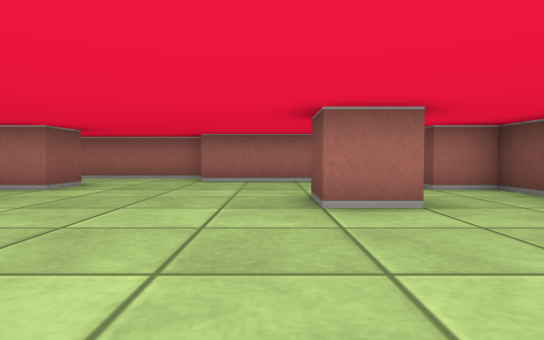
[1] (above)

24 first-person views from a walk through a cub3D level. The camera is about half as high as the walls, tilts 2° down and sees 75° across. The floor is counted in squares. Each view is taken from the middle of a square. On the plan, view 1 faces up. The plan holds only what a view shows up to about 9 squares ahead; the rest is blank.

[2]
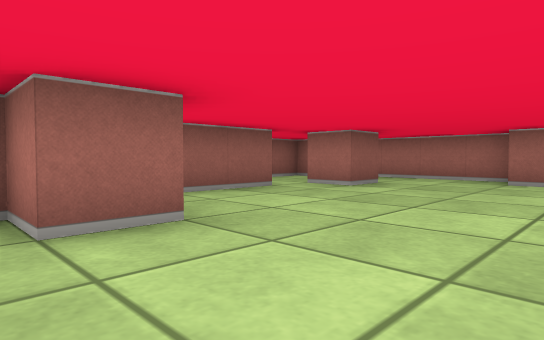

[3]
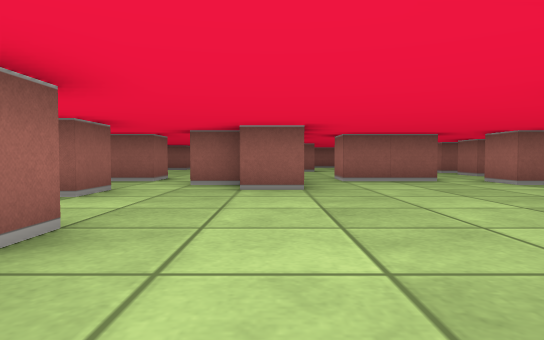

[4]
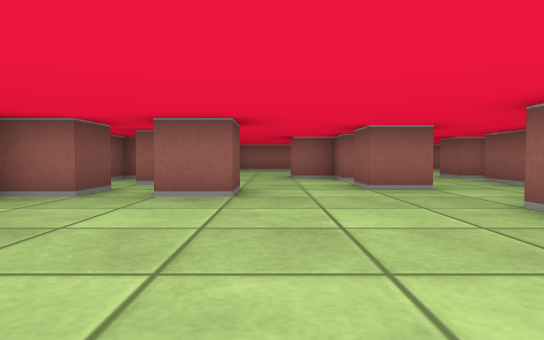

[5]
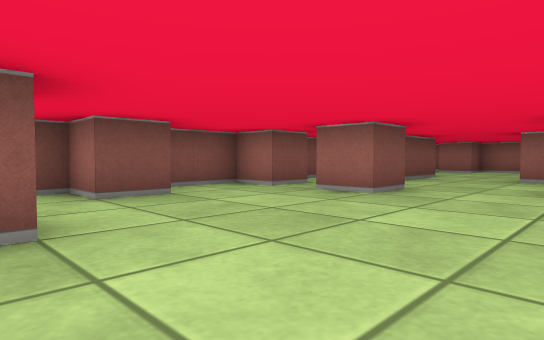

[6]
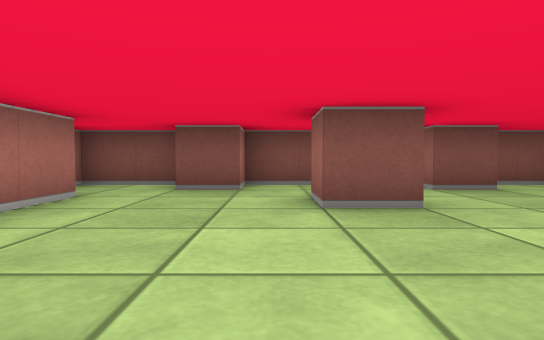

[7]
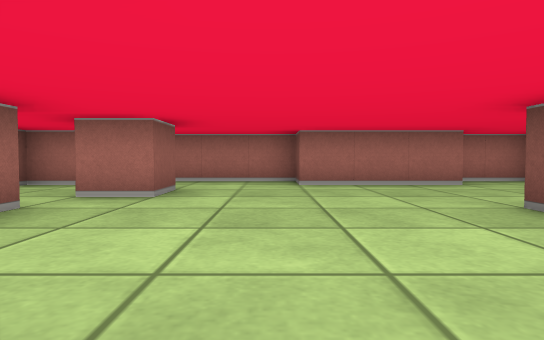

[8]
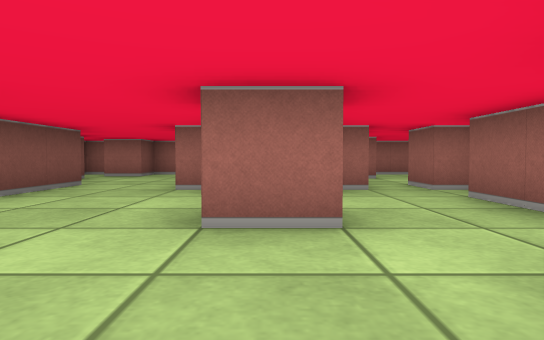

[9]
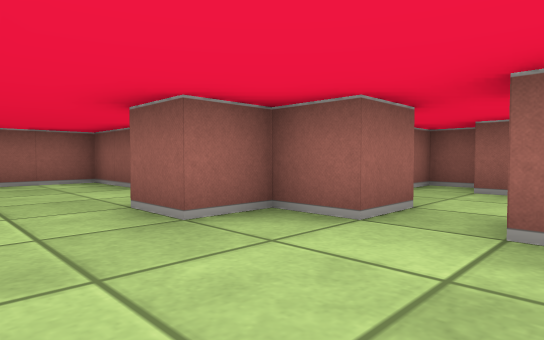

[10]
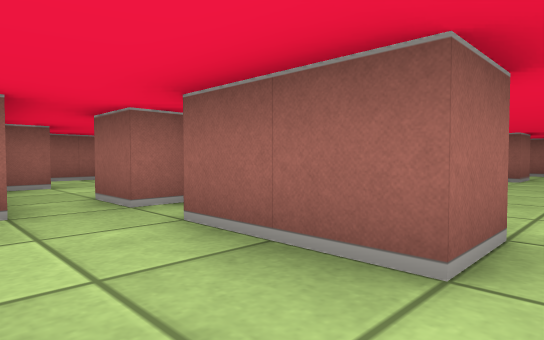

[11]
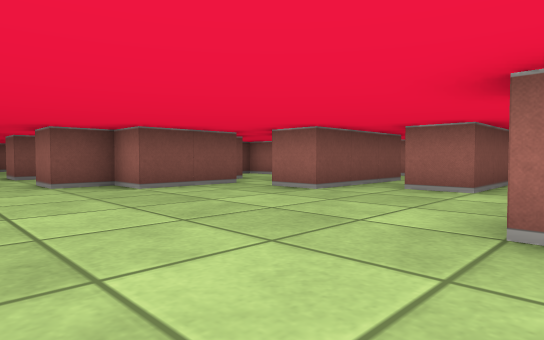

[12]
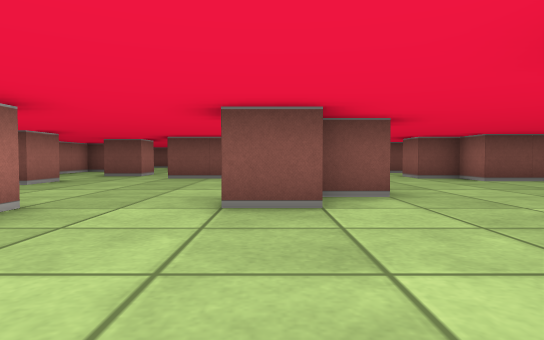

[13]
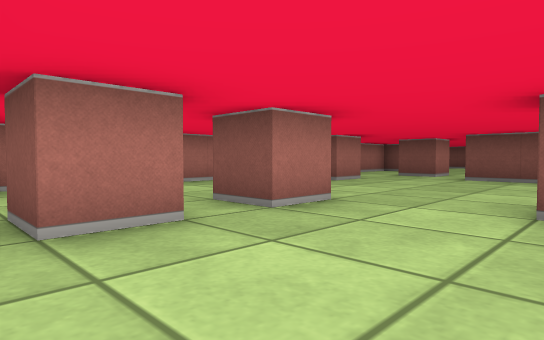

[14]
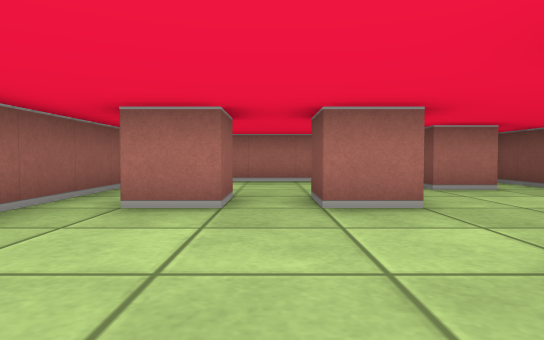

[15]
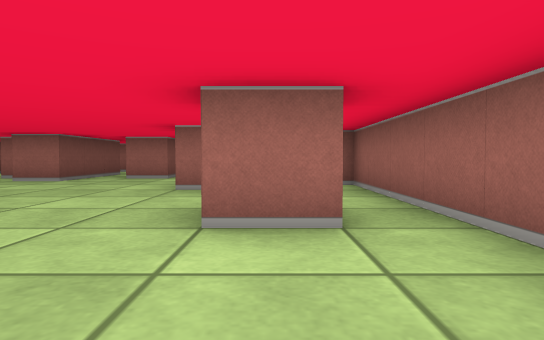

[16]
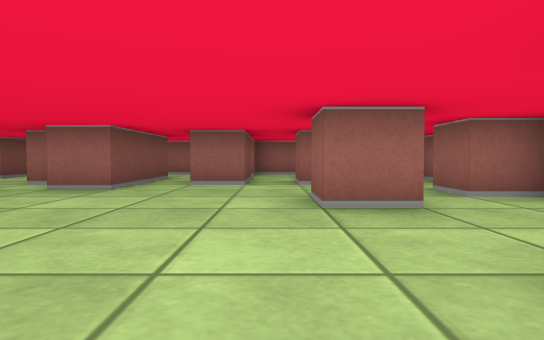

[17]
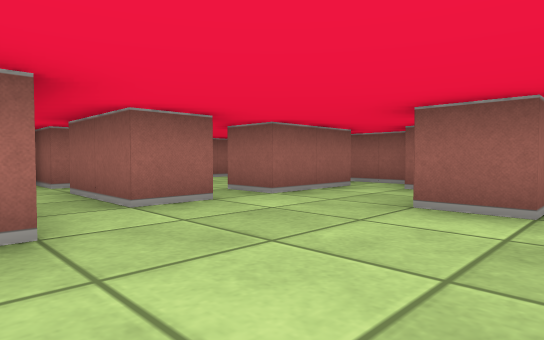

[18]
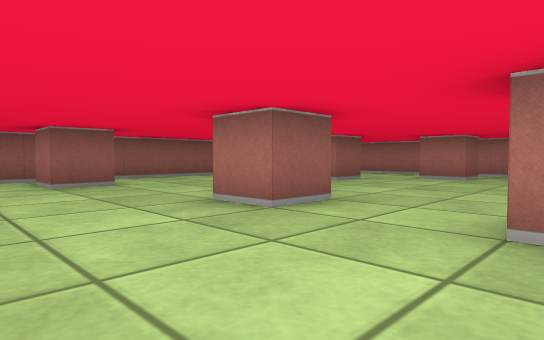

[19]
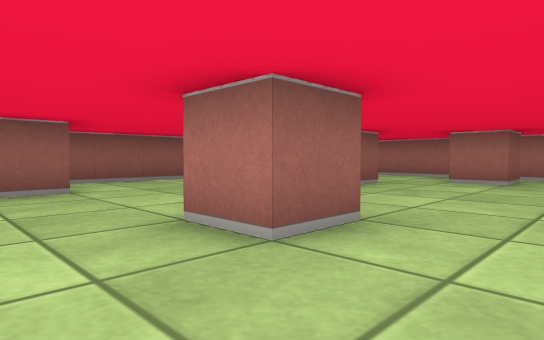

[20]
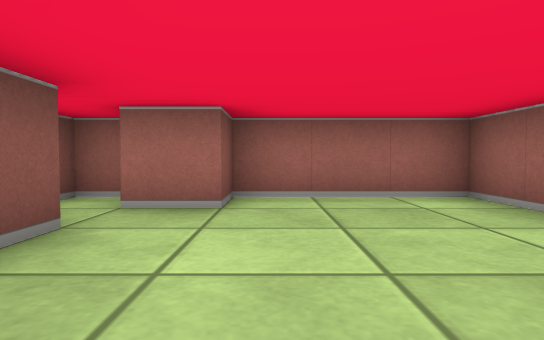

[21]
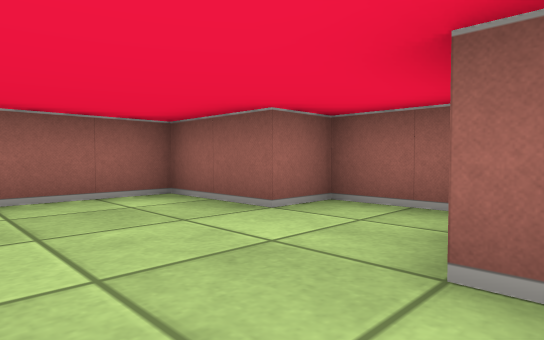

[22]
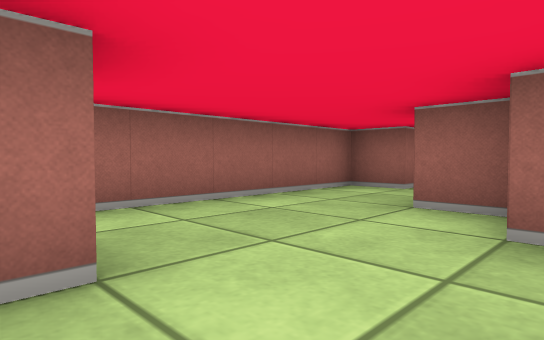

[23]
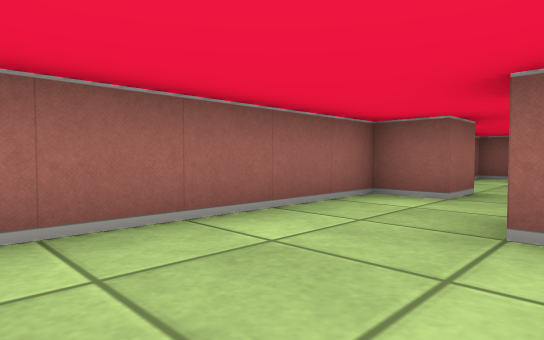

[24]
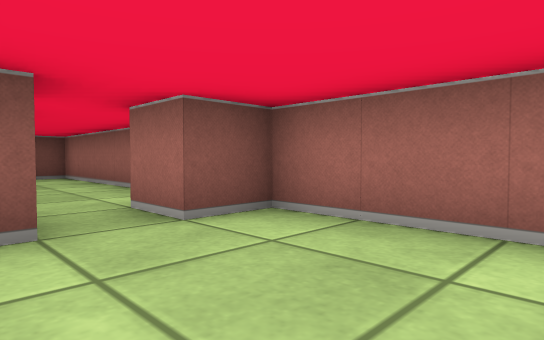

### Floor plan
Key: @ floor where view 1 was taken; # wall or solid block; . floor.
Columns run from 15 left of view 1 to 4 right of it. Each row starts with its distance up from view 1.
  9   ####### ##### ####
  8   ......##....###..#
  7 # ....#.#..........#
  6 #..........#......##
  5 #.#.#..............#
  4 #.........#.....#..#
  3 #.........#........#
  2 #....#............##
  1 #....##..####......#
  0 #.#....... #...@...#
 -1 #...............#.##
 -2 #.........#..#.....#
 -3 #..#.....##......#.#
 -4 ##.......#...#...#.#
 -5 #......#.##.###..###
 -6 #.##.#.##...#.....#
 -7 # ...#.#....#.....#
 -8 # .........###.....
 -9 #....#......##...#.#
-10 ####################

Where each view was taken, in squares from view 1:
view 1: 0 up, 0 right, facing up
view 2: 0 up, 0 right, facing up-left
view 3: 1 up, 3 right, facing left
view 4: 4 up, 0 right, facing down
view 5: 4 up, 2 left, facing down-right
view 6: 5 up, 3 left, facing right
view 7: 1 up, 2 left, facing up
view 8: 1 up, 2 left, facing down
view 9: 2 down, 1 right, facing down-left
view 10: 1 down, 3 left, facing down-left
view 11: 0 up, 12 left, facing down-right
view 12: 2 up, 14 left, facing right
view 13: 2 up, 14 left, facing up-right
view 14: 1 up, 12 left, facing up
view 15: 3 up, 13 left, facing down
view 16: 1 up, 11 left, facing down
view 17: 2 down, 8 left, facing down-left
view 18: 2 down, 6 left, facing up-left
view 19: 1 down, 7 left, facing up-left
view 20: 5 down, 1 right, facing down
view 21: 5 down, 1 right, facing down-left
view 22: 6 down, 4 left, facing down-left
view 23: 7 down, 5 left, facing down-left
view 24: 7 down, 13 left, facing down-right
